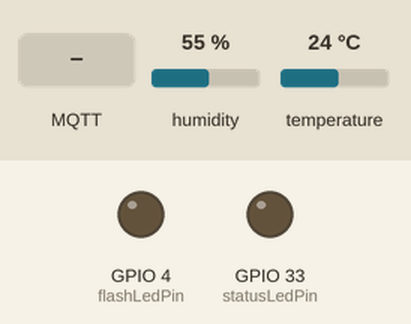
Simulated run of this sketch. Board: ESP32. Shown: output pins drawn as LEDs (lit = HIGH). The test bench sets the inputs (shaded band); at power-on: humidity 55 %, temperature 24 °C. WiFi joins after 1.5 s; servers stay silent unless stated; no MQTT or app messages arrive unless stated; what the sketch prints to the serial monitor is not drawn.

Above: at 5.2 s.
5.3 s: MQTT message "true" arrives on the first subscribed topic
At 6.5 s:
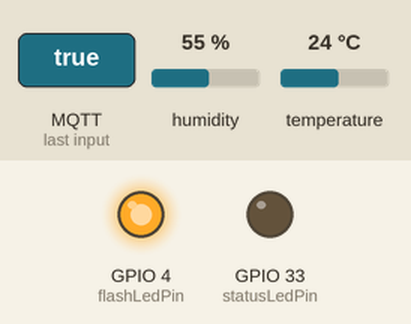
8.3 s: MQTT message "false" arrives on the first subscribed topic
At 8.8 s:
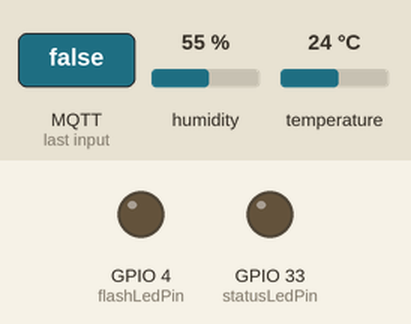
Timing chart, 0 to 11.3 s (numbered marks = the images above; inputs shaded):
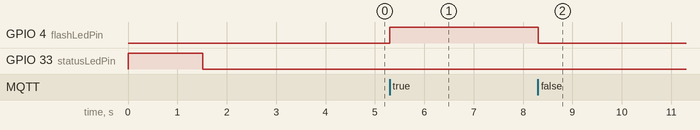

Measured:
- after the input at 5.3 s, GPIO 4 (flashLedPin): LOW → HIGH at once
- after the input at 8.3 s, GPIO 4 (flashLedPin): HIGH → LOW at once

The sketch:

DHT11-MQTT-ESP32CAM.ino
```cpp
/*
 * Envio de datos de T/H a OpenHab
 * por: Hugo Escalpelo
 * Fecha: 3 de junio de 2022
 *
 * Estre programa envioa los valores de temperatura y humedad del sensor DHT11
 * por MQTT para que sean recuperados por OpenHab. Posteriormente se realizara
 * una automatización simple con OpenHab
 *
 * Componente     PinESP32CAM     Estados lógicos
 * ledStatus------GPIO 33---------On=>LOW, Off=>HIGH
 * ledFlash-------GPIO 4----------On=>HIGH, Off=>LOW
 *
 * DHT11          ESP32CAM
 * VCC------------Vcc/5V
 * GND------------GND
 * S--------------14
 *
 */

//Bibliotecas
#include <WiFi.h>  // Biblioteca para el control de WiFi
#include <PubSubClient.h> //Biblioteca para conexion MQTT
#include "DHT.h" //Biblioteca del DHT11

//Constastes
#define DHTPIN 14 //Pin el que voy a conectar el sensor DHT11
#define DHTTYPE DHT11 //Variable para seleccion de modelo

//Datos de WiFi
const char* ssid = "AXTEL XTREMO-18D6";  // Aquí debes poner el nombre de tu red
const char* password = "038C18D6";  // Aquí debes poner la contraseña de tu red

//Datos del broker MQTT
const char* mqtt_server = "172.16.22.16"; // Si estas en una red local, coloca la IP asignada, en caso contrario, coloca la IP publica
IPAddress server(172,16,22,16);

// Objetos
WiFiClient espClient; // Este objeto maneja los datos de conexion WiFi
PubSubClient client(espClient); // Este objeto maneja los datos de conexion al broker
DHT dht(DHTPIN, DHTTYPE); //Objeto para manejo del DHT11

// Variables
int flashLedPin = 4;  // Para indicar el estatus de conexión
int statusLedPin = 33; // Para ser controlado por MQTT
long timeNow, timeLast; // Variables de control de tiempo no bloqueante
int data = 0; // Contador
int wait = 5000;  // Indica la espera cada 5 segundos para envío de mensajes MQTT

// Inicialización del programa
void setup() {
  // Iniciar comunicación serial
  Serial.begin (115200);
  pinMode (flashLedPin, OUTPUT);
  pinMode (statusLedPin, OUTPUT);
  digitalWrite (flashLedPin, LOW);
  digitalWrite (statusLedPin, HIGH);

  Serial.println();
  Serial.println();
  Serial.print("Conectar a ");
  Serial.println(ssid);

  WiFi.begin(ssid, password); // Esta es la función que realiz la conexión a WiFi

  while (WiFi.status() != WL_CONNECTED) { // Este bucle espera a que se realice la conexión
    digitalWrite (statusLedPin, HIGH);
    delay(500); //dado que es de suma importancia esperar a la conexión, debe usarse espera bloqueante
    digitalWrite (statusLedPin, LOW);
    Serial.print(".");  // Indicador de progreso
    delay (5);
  }

  // Cuando se haya logrado la conexión, el programa avanzará, por lo tanto, puede informarse lo siguiente
  Serial.println();
  Serial.println("WiFi conectado");
  Serial.println("Direccion IP: ");
  Serial.println(WiFi.localIP());

  // Si se logro la conexión, encender led
  if (WiFi.status () > 0){
  digitalWrite (statusLedPin, LOW);
  }

  delay (1000); // Esta espera es solo una formalidad antes de iniciar la comunicación con el broker

  // Conexión con el broker MQTT
  client.setServer(server, 1883); // Conectarse a la IP del broker en el puerto indicado
  client.setCallback(callback); // Activar función de CallBack, permite recibir mensajes MQTT y ejecutar funciones a partir de ellos
  delay(1500);  // Esta espera es preventiva, espera a la conexión para no perder información

  //Inicio del objeto que maneja el sensor
  dht.begin();

  timeLast = millis (); // Inicia el control de tiempo
}// fin del void setup ()

// Cuerpo del programa, bucle principal
void loop() {
  //Verificar siempre que haya conexión al broker
  if (!client.connected()) {
    reconnect();  // En caso de que no haya conexión, ejecutar la función de reconexión, definida despues del void setup ()
  }// fin del if (!client.connected())
  client.loop(); // Esta función es muy importante, ejecuta de manera no bloqueante las funciones necesarias para la comunicación con el broker

  timeNow = millis(); // Control de tiempo para esperas no bloqueantes
  if (timeNow - timeLast > wait) { // Manda un mensaje por MQTT cada cinco segundos
    timeLast = timeNow; // Actualización de seguimiento de tiempo

    //Obtener las lecturas de temperatura y humedad del sensor
    float h = dht.readHumidity();
    float t = dht.readTemperature();

    //Comprobar que la conexion con el sensor sea exitosa
    if (isnan(h) || isnan(t)) {
      Serial.println(F("Failed to read from DHT sensor!"));
      return;
    }

    char dataString[8]; // Define una arreglo de caracteres para enviarlos por MQTT, especifica la longitud del mensaje en 8 caracteres
    dtostrf(t, 1, 2, dataString);  // Esta es una función nativa de leguaje AVR que convierte un arreglo de caracteres en una variable String
    Serial.print("Temperatura: "); // Se imprime en monitor solo para poder visualizar que el evento sucede
    Serial.println(dataString);
    client.publish("codigoIoT/G6/temp", dataString); // Esta es la función que envía los datos por MQTT, especifica el tema y el valor

    delay (100);
    dtostrf(h, 1, 2, dataString);
    Serial.print("Humedad: "); // Se imprime en monitor solo para poder visualizar que el evento sucede
    Serial.println(dataString);
    client.publish("codigoIoT/G6/hum", dataString);
  }// fin del if (timeNow - timeLast > wait)
}// fin del void loop ()

// Funciones de usuario

// Esta función permite tomar acciones en caso de que se reciba un mensaje correspondiente a un tema al cual se hará una suscripción
void callback(char* topic, byte* message, unsigned int length) {

  // Indicar por serial que llegó un mensaje
  Serial.print("Llegó un mensaje en el tema: ");
  Serial.print(topic);

  // Concatenar los mensajes recibidos para conformarlos como una varialbe String
  String messageTemp; // Se declara la variable en la cual se generará el mensaje completo
  for (int i = 0; i < length; i++) {  // Se imprime y concatena el mensaje
    Serial.print((char)message[i]);
    messageTemp += (char)message[i];
  }

  // Se comprueba que el mensaje se haya concatenado correctamente
  Serial.println();
  Serial.print ("Mensaje concatenado en una sola variable: ");
  Serial.println (messageTemp);

  // En esta parte puedes agregar las funciones que requieras para actuar segun lo necesites al recibir un mensaje MQTT

  // Ejemplo, en caso de recibir el mensaje true - false, se cambiará el estado del led soldado en la placa.
  // El ESP323CAM está suscrito al tema esp/output
  if (String(topic) == "codigoIoT/G6/led") {  // En caso de recibirse mensaje en el tema esp32/output
    if(messageTemp == "true"){
      Serial.println("Led encendido");
      digitalWrite(flashLedPin, HIGH);
    }// fin del if (String(topic) == "esp32/output")
    else if(messageTemp == "false"){
      Serial.println("Led apagado");
      digitalWrite(flashLedPin, LOW);
    }// fin del else if(messageTemp == "false")
  }// fin del if (String(topic) == "esp32/output")
}// fin del void callback

// Función para reconectarse
void reconnect() {
  // Bucle hasta lograr conexión
  while (!client.connected()) { // Pregunta si hay conexión
    Serial.print("Tratando de contectarse...");
    // Intentar reconexión
    if (client.connect("ESP32CAMClient")) { //Pregunta por el resultado del intento de conexión
      Serial.println("Conectado");
      client.subscribe("codigoIoT/G6/led"); // Esta función realiza la suscripción al tema
    }// fin del  if (client.connect("ESP32CAMClient"))
    else {  //en caso de que la conexión no se logre
      Serial.print("Conexion fallida, Error rc=");
      Serial.print(client.state()); // Muestra el codigo de error
      Serial.println(" Volviendo a intentar en 5 segundos");
      // Espera de 5 segundos bloqueante
      delay(5000);
      Serial.println (client.connected ()); // Muestra estatus de conexión
    }// fin del else
  }// fin del bucle while (!client.connected())
}// fin de void reconnect(
```
